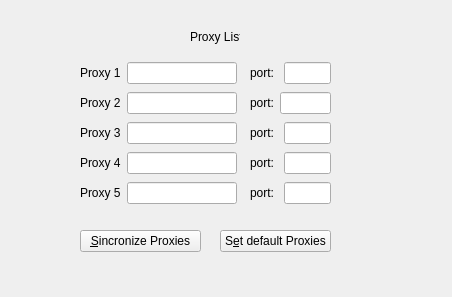
<?xml version="1.0" encoding="UTF-8"?>
<ui version="4.0">
 <class>ProxyList</class>
 <widget class="QWidget" name="ProxyList">
  <property name="geometry">
   <rect>
    <x>0</x>
    <y>0</y>
    <width>452</width>
    <height>297</height>
   </rect>
  </property>
  <property name="windowTitle">
   <string>XupaNet::ProxyList</string>
  </property>
  <widget class="QLabel" name="label_11">
   <property name="geometry">
    <rect>
     <x>190</x>
     <y>30</y>
     <width>50</width>
     <height>14</height>
    </rect>
   </property>
   <property name="text">
    <string>Proxy List</string>
   </property>
  </widget>
  <widget class="QPushButton" name="pushButton">
   <property name="geometry">
    <rect>
     <x>80</x>
     <y>230</y>
     <width>121</width>
     <height>22</height>
    </rect>
   </property>
   <property name="text">
    <string>&amp;Sincronize Proxies</string>
   </property>
  </widget>
  <widget class="QPushButton" name="pushButtonSetDefaultProxies">
   <property name="geometry">
    <rect>
     <x>220</x>
     <y>230</y>
     <width>111</width>
     <height>22</height>
    </rect>
   </property>
   <property name="text">
    <string>S&amp;et default Proxies</string>
   </property>
  </widget>
  <widget class="QWidget" name="">
   <property name="geometry">
    <rect>
     <x>80</x>
     <y>60</y>
     <width>157</width>
     <height>146</height>
    </rect>
   </property>
   <layout class="QVBoxLayout" name="verticalLayout">
    <item>
     <layout class="QHBoxLayout" name="horizontalLayout">
      <item>
       <widget class="QLabel" name="label">
        <property name="text">
         <string>Proxy 1</string>
        </property>
       </widget>
      </item>
      <item>
       <widget class="QLineEdit" name="lineEditProxy1">
        <property name="text">
         <string/>
        </property>
       </widget>
      </item>
     </layout>
    </item>
    <item>
     <layout class="QHBoxLayout" name="horizontalLayout_2">
      <item>
       <widget class="QLabel" name="label_2">
        <property name="text">
         <string>Proxy 2</string>
        </property>
       </widget>
      </item>
      <item>
       <widget class="QLineEdit" name="lineEditProxy2"/>
      </item>
     </layout>
    </item>
    <item>
     <layout class="QHBoxLayout" name="horizontalLayout_3">
      <item>
       <widget class="QLabel" name="label_3">
        <property name="text">
         <string>Proxy 3</string>
        </property>
       </widget>
      </item>
      <item>
       <widget class="QLineEdit" name="lineEditProxy3"/>
      </item>
     </layout>
    </item>
    <item>
     <layout class="QHBoxLayout" name="horizontalLayout_4">
      <item>
       <widget class="QLabel" name="label_4">
        <property name="text">
         <string>Proxy 4</string>
        </property>
       </widget>
      </item>
      <item>
       <widget class="QLineEdit" name="lineEditProxy4"/>
      </item>
     </layout>
    </item>
    <item>
     <layout class="QHBoxLayout" name="horizontalLayout_5">
      <item>
       <widget class="QLabel" name="label_5">
        <property name="text">
         <string>Proxy 5</string>
        </property>
       </widget>
      </item>
      <item>
       <widget class="QLineEdit" name="lineEditProxy5"/>
      </item>
     </layout>
    </item>
   </layout>
  </widget>
  <widget class="QWidget" name="">
   <property name="geometry">
    <rect>
     <x>250</x>
     <y>60</y>
     <width>81</width>
     <height>146</height>
    </rect>
   </property>
   <layout class="QVBoxLayout" name="verticalLayout_2">
    <item>
     <layout class="QHBoxLayout" name="horizontalLayout_6">
      <item>
       <widget class="QLabel" name="label_6">
        <property name="text">
         <string>port: </string>
        </property>
       </widget>
      </item>
      <item>
       <widget class="QLineEdit" name="lineEditPort1">
        <property name="text">
         <string/>
        </property>
       </widget>
      </item>
     </layout>
    </item>
    <item>
     <layout class="QHBoxLayout" name="horizontalLayout_7">
      <item>
       <widget class="QLabel" name="label_7">
        <property name="text">
         <string>port:</string>
        </property>
       </widget>
      </item>
      <item>
       <widget class="QLineEdit" name="lineEditPort2"/>
      </item>
     </layout>
    </item>
    <item>
     <layout class="QHBoxLayout" name="horizontalLayout_8">
      <item>
       <widget class="QLabel" name="label_8">
        <property name="text">
         <string>port: </string>
        </property>
       </widget>
      </item>
      <item>
       <widget class="QLineEdit" name="lineEditPort3"/>
      </item>
     </layout>
    </item>
    <item>
     <layout class="QHBoxLayout" name="horizontalLayout_9">
      <item>
       <widget class="QLabel" name="label_9">
        <property name="text">
         <string>port: </string>
        </property>
       </widget>
      </item>
      <item>
       <widget class="QLineEdit" name="lineEditPort4"/>
      </item>
     </layout>
    </item>
    <item>
     <layout class="QHBoxLayout" name="horizontalLayout_10">
      <item>
       <widget class="QLabel" name="label_10">
        <property name="text">
         <string>port: </string>
        </property>
       </widget>
      </item>
      <item>
       <widget class="QLineEdit" name="lineEditPort5"/>
      </item>
     </layout>
    </item>
   </layout>
  </widget>
 </widget>
 <resources/>
 <connections/>
</ui>
